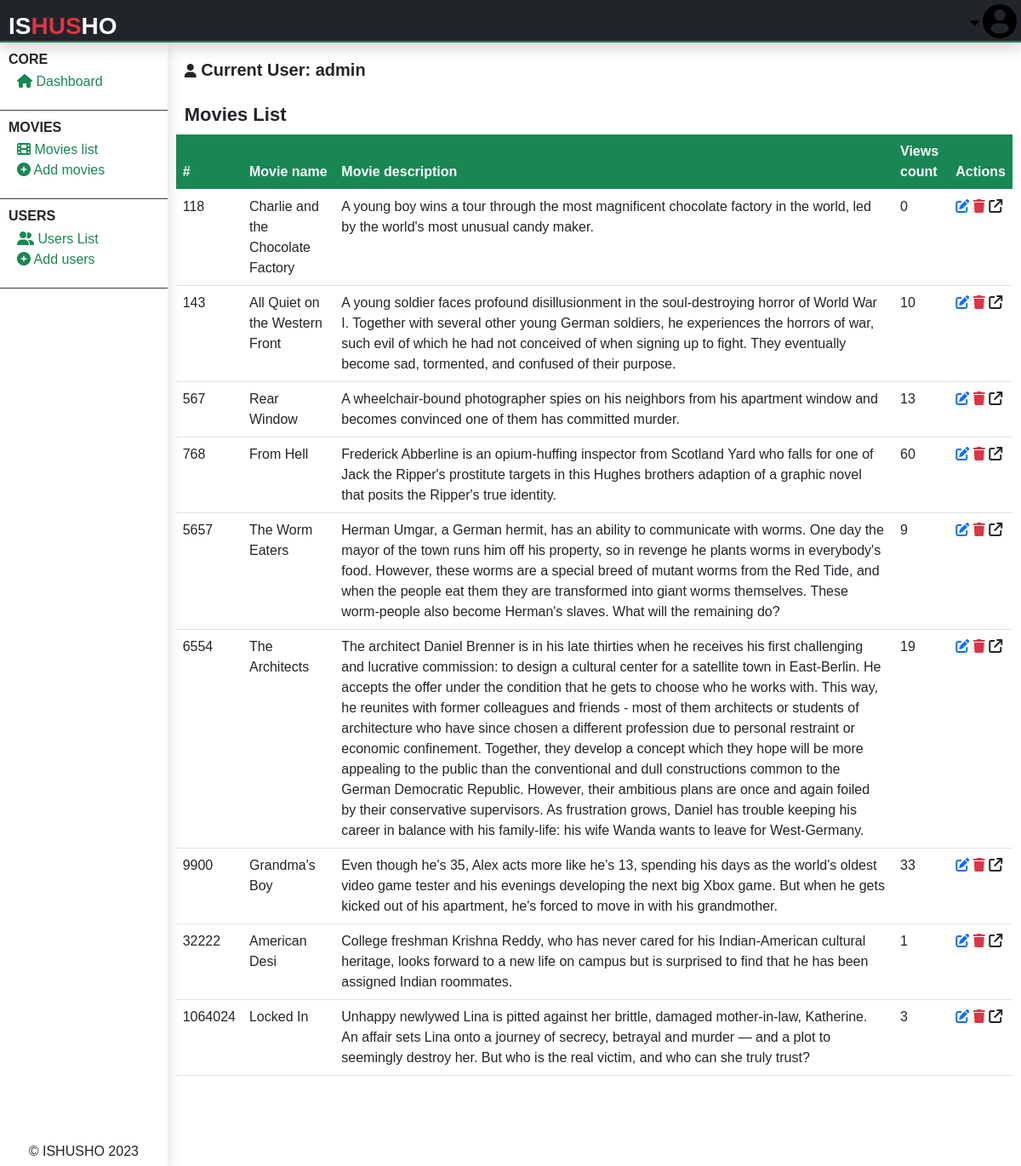
Before: /admin/admin-movies-list.php (signed in) with the older database file.
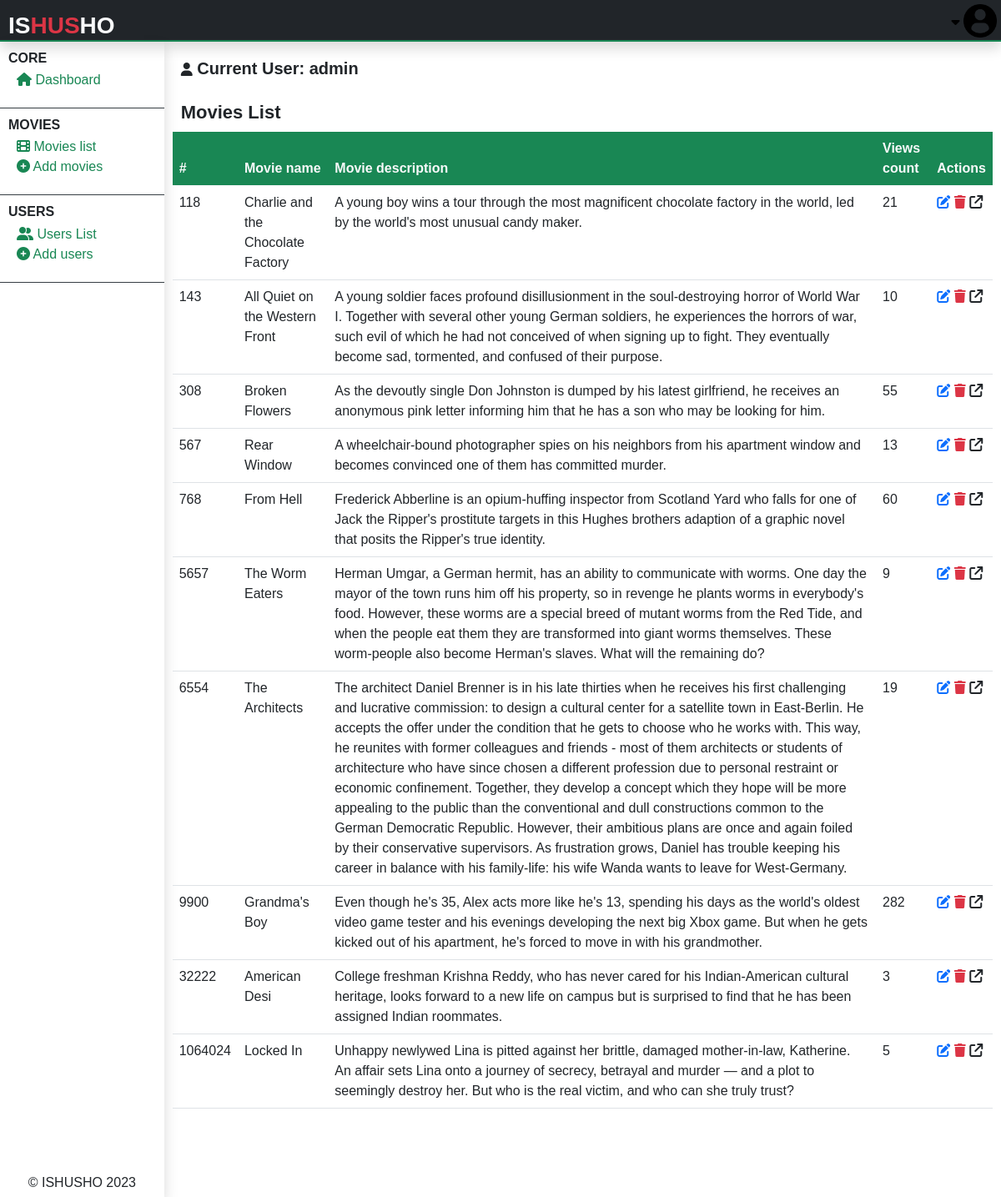
After: the same page with the newer database file.
### tables this page shows
CREATE TABLE `movies` (
  `movie_id` varchar(255) NOT NULL,
  `movie_name` text NOT NULL,
  `movie_description` text NOT NULL,
  `movie_categories` text NOT NULL,
  `movie_poster` text NOT NULL,
  `movie_url` text NOT NULL,
  `url720` text NOT NULL,
  `url480` text NOT NULL,
  `release_date` varchar(255) NOT NULL,
  `addition_date` text NOT NULL,
  `added_by` int(11) NOT NULL
);

### admin/php/admin-sessions.php (called while the page is built, shortened)
<?php
$actingAdminUN = $_SESSION['actingAdminUsername'];
$getAdminInformations = mysqli_query($server, "SELECT * from admins WHERE admin_un = '$actingAdminUN'");
if (mysqli_num_rows($getAdminInformations) < 1) {
    header("location: index.php");
} else {
    $dataAdminInformations = mysqli_fetch_array($getAdminInformations);
    $actingAdminProfile = $dataAdminInformations['admin_profile_pic'];
    $actingAdminStatus = $dataAdminInformations['admin_status'];
}

### admin/admin-movies-list.php (the view, shortened to what this page needs)
<?php
include("../php/global/server.php");
if (!isset($_SESSION['actingAdminUsername'])) {
    header("location: index.php");
} else {
    include('./php/admin-sessions.php');
}
?>
<!DOCTYPE html>
<html lang="en">
<head>
    <?php
    include('../php/global/cdns.php');
    ?>
    <link rel="stylesheet" href="../styles/admin-main.css">
</head>
<body>
    <div class="main-container">
        <?php
        include("./php/header.php");
        ?>
        <section class="center-section">
            <?php
            include('./php/nav-left.php');
            ?>
            <div class="right-contents">
                <?php
                include("./php/acting-user.php");
                ?>
                <div class="all-interchange">
                    <h1>
                        Movies list
                    </h1>
                    <table class="table table-responsive table-hover">
                        <thead>
                            <tr class="bg-success text-light">
                                <th>
                                    #
                                </th>
                                <th>
                                    Movie name
                                </th>
                                <th>
                                    Movie description
                                </th>
                                <th>
                                    Views count
                                </th>
                                <th>
                                    Actions
                                </th>
                            </tr>
                        </thead>
                        <tbody>
                            <?php
                            $getMovies = mysqli_query($server, "SELECT * from
                                    movies ORDER BY CAST(movie_id AS UNSIGNED)
                                ");
                            ?>
                            <?php
                            while ($dataMovies = mysqli_fetch_array($getMovies)) {
                            ?>
                                <tr>
                                    <td>
                                        <?php echo $video = $dataMovies['movie_id']; ?>
                                    </td>
                                    <td>
                                        <?php echo $dataMovies['movie_name']; ?>
                                    </td>
                                    <td>
                                        <?php echo $dataMovies['movie_description']; ?>
                                    </td>
                                    <td>
                                        <?php
                                        $getMovieViewsCount = mysqli_query($server, "SELECT * from
                                                    movie_views WHERE movie = '$video'
                                                ");
                                        echo mysqli_num_rows($getMovieViewsCount);
                                        ?>
                                    </td>
                                    <td>
                                        <a href="admin-edit-movie.php?edit&v=<?php echo $video; ?>" class="">
                                            <i class="fa fa-edit text-primary"></i>
                                        </a>
                                        <a href="?delete&v=<?php echo $video; ?>" onclick="return confirm('Are you sure to delete?');">
                                            <i class="fa fa-trash text-danger"></i>
                                        </a>
                                        <a href="../watch.php?v=<?php echo $video; ?>" target="_blank">
                                            <i class="fa fa-external-link text-dark"></i>
                                        </a>
                                    </td>
                                </tr>
                            <?php
                            }
                            ?>
                        </tbody>
                    </table>
                </div>
            </div>
        </section>
    </div>
</body>
</html>

### php/global/cdns.php
<link rel="stylesheet" href="../assets/bootstrap-5.0.2-dist/css/bootstrap.min.css">
<link rel="stylesheet" href="../assets/fontawesome-free-6.4.2-web/css/all.css">

### admin/php/header.php (shortened to what this page needs)
<header class="bg-dark shadow">
    <div class="logo">
        <a href="admin-home.php" class="navbar-brand text-light fs-3 fw-bold me-auto">IS<span class="text-danger fs-3">HUS</span>HO</a>
    </div>
    <div class="profile">
        <button class="">
            <i class="fas fa-sort-down"></i>
            <?php
            if ($actingAdminProfile == "No profile") {
            ?>
                <img src="../images/profile-user.png" alt="">
            <?php
            } else {
            ?>
                <img src="./images/profiles/<?php echo $actingAdminProfile ?>" alt="">
            <?php
            }
            ?>
        </button>
    </div>
</header>

### admin/php/nav-left.php
<div class="nav-controls bg-dar shadow">
    <div class="nav-parts">
        <div class="nav-part">
            <h3>
                CORE
            </h3>
            <ul>
                <li>
                    <a href="admin-home.php">
                        <i class="fas fa-house"></i>
                        <span class="text">
                            Dashboard
                        </span>
                    </a>
                </li>
            </ul>
        </div>
        <div class="nav-part">
            <h3>
                MOVIES
            </h3>
            <ul>
                <li>
                    <a href="admin-movies-list.php">
                        <i class="fas fa-film"></i>
                        <span class="text">
                            Movies list
                        </span>
                    </a>
                </li>
                <li>
                    <a href="admin-add-movie.php">
                        <i class="fas fa-plus-circle"></i>
                        <span class="text">
                            Add movies
                        </span>
                    </a>
                </li>
            </ul>
        </div>
        <?php
        if ($actingAdminStatus == 'Administrator') {
        ?>
            <div class="nav-part">
                <h3>
                    Users
                </h3>
                <ul>
                    <li>
                        <a href="admin-users-list.php">
                            <i class="fas fa-user-group"></i>
                            <span class="text">
                                Users List
                            </span>
                        </a>
                    </li>
                    <li>
                        <a href="admin-add-users.php">
                            <i class="fa fa-plus-circle"></i>
                            <span>
                                Add users
                            </span>
                        </a>
                    </li>
                </ul>
            </div>
        <?php
        }
        ?>
    </div>
    <div class="nav-copy">
        &copy; ISHUSHO
        <?php
        if (date('Y') > 2023) {
            echo "2023 - " . date('Y');
        } else {
            echo date('Y');
        }
        ?>
    </div>
</div>

### admin/php/acting-user.php
<div class="acting-user">
    <h2>
        <i class="fas fa-user"></i>
        <?php echo "Current User: " . $actingAdminUN; ?>
    </h2>
</div>

### styles/admin-main.css (style rules this page uses)
* { font-family: 'Gill Sans', 'Gill Sans MT', Calibri, 'Trebuchet MS', sans-serif; margin: 0; padding: 0; text-decoration: none; font-size: 16px; }
button { border: 0; background: transparent; }
a { text-decoration: none; }
body { width: 100vw; overflow: hidden; }
.main-container { overflow: hidden; width: 100vw; height: 100vh; }
.main-container header { width: 100%; display: flex; flex-direction: row; height: 50px; border-bottom: 2px solid #198754; }
.main-container header .logo { flex: 1; padding: 10px; }
.main-container header .logo a { color: #fff; font-weight: bold; font-size: 22px; text-decoration: none; }
.main-container header .profile button { background: transparent; border: 0; margin: 5px; }
.main-container header .profile button i { color: #000; }
.main-container header .profile button img { width: 40px; height: 40px; }
.main-container .center-section { display: flex; flex-direction: row; height: calc(100vh - 50px); }
.main-container .center-section .nav-controls { width: 200px; display: flex; flex-direction: column; }
.main-container .center-section .nav-controls .nav-parts { flex: 1; }
.main-container .center-section .nav-controls .nav-part { padding: 5px; border-bottom: 1px solid #363e44; }
.main-container .center-section .nav-controls .nav-part h3 { font-size: 16px; font-weight: bold; color: #212529; text-transform: uppercase; margin: 5px; }
.main-container .center-section .nav-controls .nav-part ul { list-style: none; display: flex; flex-direction: column; margin-left: 15px; padding: 0; }
.main-container .center-section .nav-controls .nav-part ul li a { text-decoration: none; color: #198754; }
.main-container .center-section .nav-controls .nav-copy { text-align: center; padding: 5px; }
.main-container .center-section .right-contents { margin: 10px; height: calc(100vh - 50px); width: calc(100vw - 200px); overflow: auto; padding-bottom: 100px; }
.main-container .center-section .right-contents .acting-user { padding: 10px; }
.main-container .center-section .right-contents .acting-user h2 { font-size: 20px; font-weight: bold; }
.main-container .center-section .right-contents .all-interchange h1 { margin: 10px; font-size: 22px; color: #212529; font-weight: bold; text-transform: capitalize; }
.main-container .center-section .right-contents .all-interchange table thead tr { position: sticky; top: 0px; }

Changed rows visible on the page:
computed for movies "Charlie and the Chocolate Factory": mysqli_num_rows($getMovieViewsCount) "0" → "21"
added movies: movie_id "308", movie_name "Broken Flowers", movie_description "As the devoutly single Don Johnston is dumped by his latest girlfriend, he receives an anonymous pink letter informing him that he has a son who may be looking for him.", mysqli_num_rows($getMovieViewsCount) "55"
computed for movies "Grandma's Boy": mysqli_num_rows($getMovieViewsCount) "33" → "282"
computed for movies "American Desi": mysqli_num_rows($getMovieViewsCount) "1" → "3"
computed for movies "Locked In": mysqli_num_rows($getMovieViewsCount) "3" → "5"
